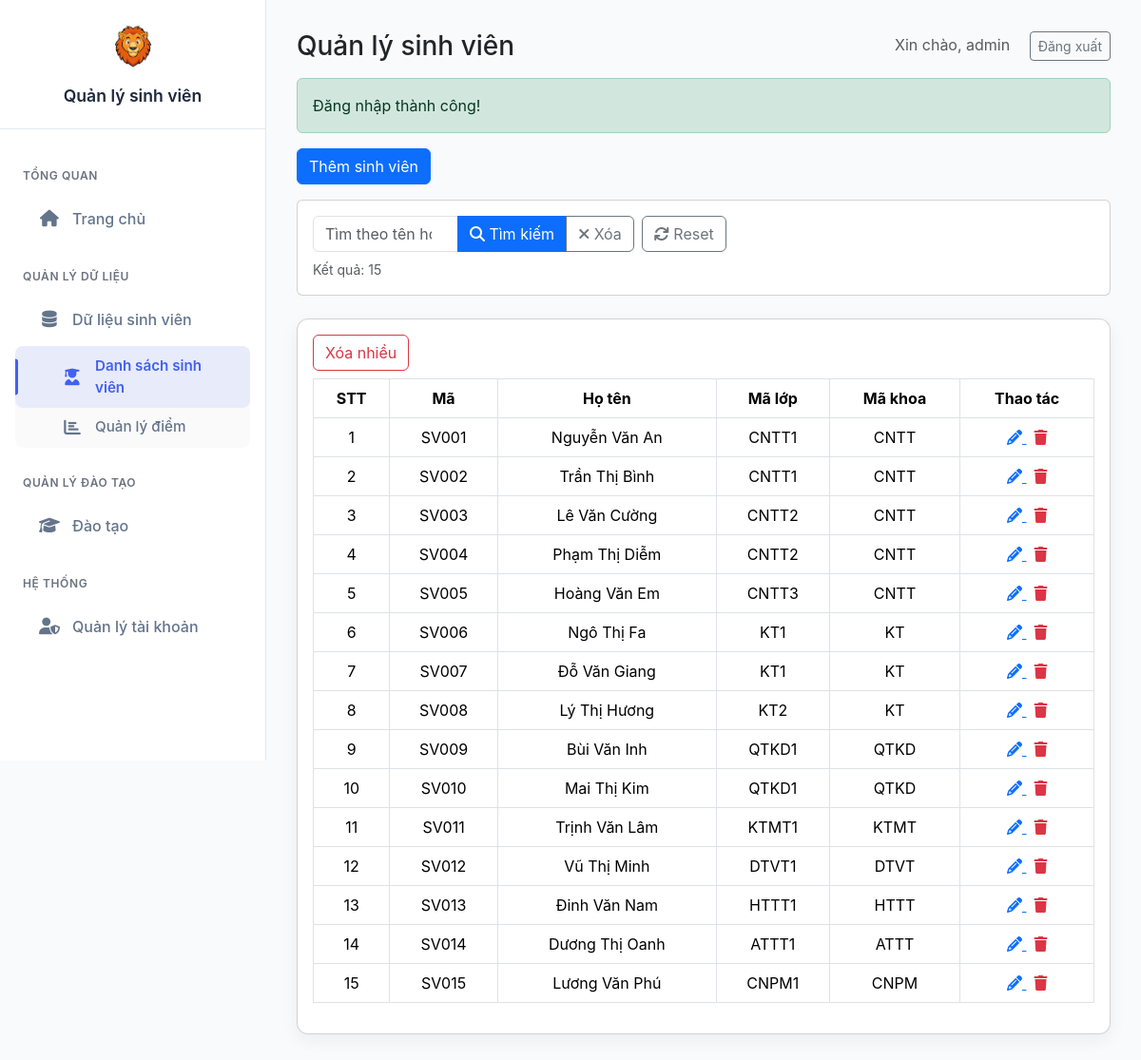
Page /views/student.php (signed in) on the earlier database version.
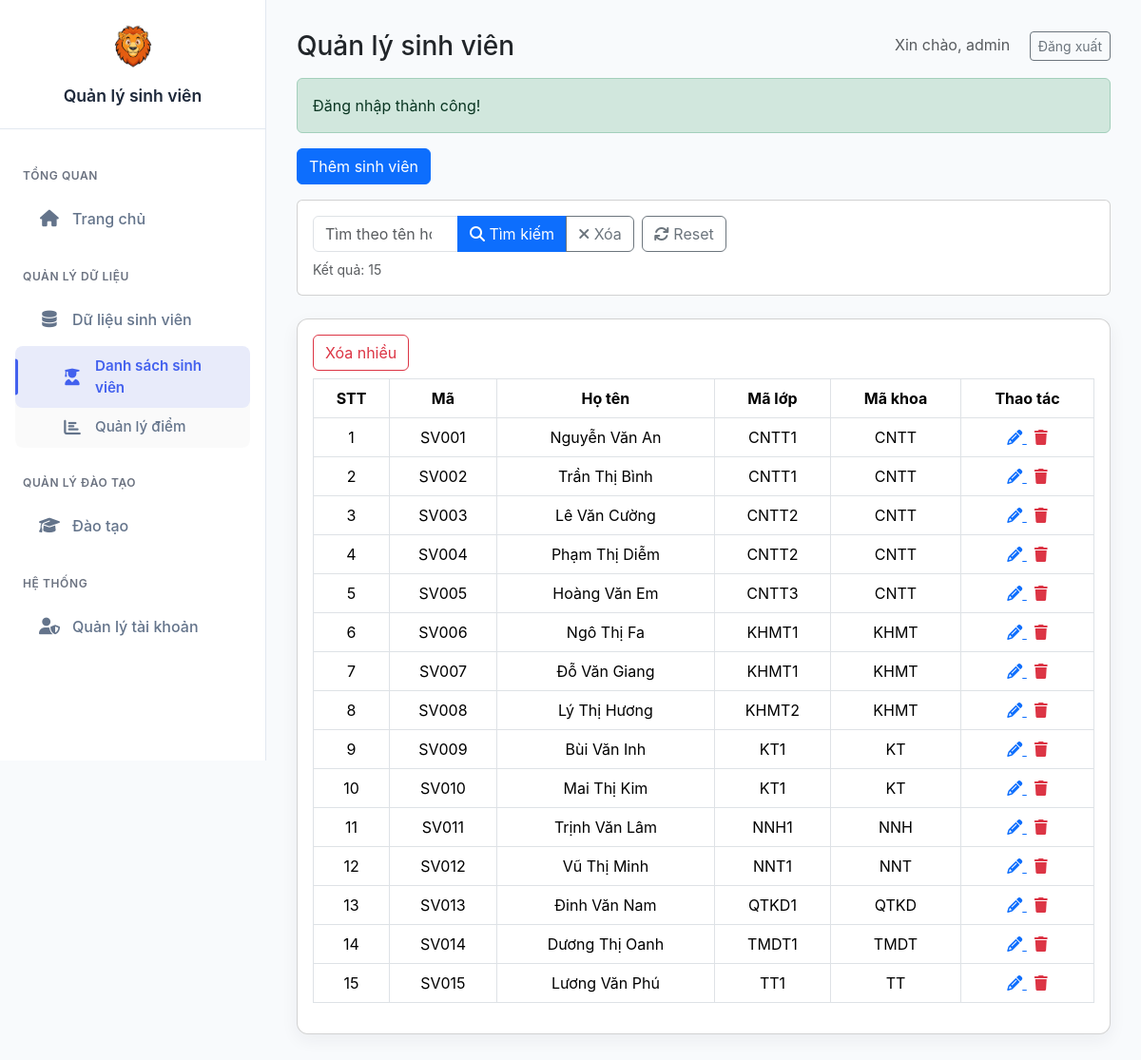
Same page on the later database version.
### tables this page shows
CREATE TABLE `students` (
  `id` int(11) NOT NULL AUTO_INCREMENT,
  `student_code` varchar(20) NOT NULL,
  `full_name` varchar(100) NOT NULL,
  `birth_date` date DEFAULT NULL,
  `phone` varchar(50) DEFAULT NULL,
  `email` varchar(255) DEFAULT NULL,
  `gender` enum('Nam','Nữ') DEFAULT NULL,
  `address` text DEFAULT NULL,
  `class_id` int(11) DEFAULT NULL,
  `department_id` int(11) DEFAULT NULL,
  `user_id` int(11) DEFAULT NULL,
  `created_at` timestamp NOT NULL DEFAULT current_timestamp(),
  `updated_at` timestamp NOT NULL DEFAULT current_timestamp() ON UPDATE current_timestamp(),
  PRIMARY KEY (`id`),
  UNIQUE KEY `student_code` (`student_code`),
  KEY `class_id` (`class_id`),
  KEY `department_id` (`department_id`),
  KEY `user_id` (`user_id`),
  CONSTRAINT `students_ibfk_1` FOREIGN KEY (`class_id`) REFERENCES `classes` (`id`) ON DELETE SET NULL ON UPDATE CASCADE,
  CONSTRAINT `students_ibfk_2` FOREIGN KEY (`department_id`) REFERENCES `departments` (`id`) ON DELETE SET NULL ON UPDATE CASCADE,
  CONSTRAINT `students_ibfk_3` FOREIGN KEY (`user_id`) REFERENCES `users` (`id`) ON DELETE SET NULL ON UPDATE CASCADE
);

CREATE TABLE `classes` (
  `id` int(11) NOT NULL AUTO_INCREMENT,
  `class_code` varchar(20) NOT NULL,
  `class_name` varchar(100) NOT NULL,
  `department_id` int(11) DEFAULT NULL,
  `created_at` timestamp NOT NULL DEFAULT current_timestamp(),
  `updated_at` timestamp NOT NULL DEFAULT current_timestamp() ON UPDATE current_timestamp(),
  PRIMARY KEY (`id`),
  UNIQUE KEY `class_code` (`class_code`),
  KEY `department_id` (`department_id`),
  CONSTRAINT `classes_ibfk_1` FOREIGN KEY (`department_id`) REFERENCES `departments` (`id`) ON DELETE SET NULL ON UPDATE CASCADE
);

CREATE TABLE `departments` (
  `id` int(11) NOT NULL AUTO_INCREMENT,
  `department_code` varchar(20) NOT NULL,
  `department_name` varchar(100) NOT NULL,
  `created_at` timestamp NOT NULL DEFAULT current_timestamp(),
  `updated_at` timestamp NOT NULL DEFAULT current_timestamp() ON UPDATE current_timestamp(),
  PRIMARY KEY (`id`),
  UNIQUE KEY `department_code` (`department_code`)
);

### functions/student_functions.php (called while the page is built, shortened)
<?php
require_once __DIR__ . '/db_connection.php';
function getStudents($search = null)
{
    global $conn;
    $sql = "SELECT s.*, c.class_name, c.class_code, d.department_name, d.department_code, s.phone, s.email FROM students s
        LEFT JOIN classes c ON s.class_id = c.id
        LEFT JOIN departments d ON s.department_id = d.id";
    $params = [];
    $sql .= " ORDER BY s.student_code ASC";
    try {
        $stmt = $conn->prepare($sql);
        $stmt->execute($params);
        return $stmt->fetchAll(PDO::FETCH_ASSOC);
    } catch (PDOException $e) {
        error_log("Database error in getStudents: " . $e->getMessage());
        return [];
    }
}
?>

### views/student.php (the view, shortened to what the changed rows need)
<?php
require_once __DIR__ . '/../functions/student_functions.php';
$search = isset($_GET['q']) ? trim($_GET['q']) : null;
$students = getStudents($search);
?>
<!doctype html>
<html lang="vi">
<head>
    <link href="https://cdn.jsdelivr.net/npm/bootstrap@5.3.3/dist/css/bootstrap.min.css" rel="stylesheet">
    <link href="https://cdnjs.cloudflare.com/ajax/libs/font-awesome/6.4.0/css/all.min.css" rel="stylesheet">
</head>
<body>
    <div class="d-flex">
        <?php include __DIR__ . '/admin_menu.php'; ?>
        <div class="flex-grow-1 dashboard-main">
            <div class="card card-ghost p-3">
                <form id="bulkForm" method="POST" action="../handle/student_process.php">
                    <div class="table-responsive">
                        <table class="table table-bordered" style="text-align: center;">
                            <thead>
                                <tr>
                                    <th>STT</th>
                                    <th>Mã</th>
                                    <th>Họ tên</th>
                                    <th>Mã lớp</th>
                                    <th>Mã khoa</th>
                                    <th>Thao tác</th>
                                </tr>
                            </thead>
                            <tbody>
                                <?php if (count($students) === 0): ?>
                                    <tr><td colspan="7" class="text-center p-4">Không có dữ liệu</td></tr>
                                <?php else: foreach($students as $i => $s): ?>
                                    <tr>
                                            <td><?php echo $i+1; ?></td>
                                    <?php
                                        $code = htmlspecialchars($s['student_code']);
                                        $name = htmlspecialchars($s['full_name']);
                                    ?>
                                    <td><?php echo $code; ?></td>
                                    <td><?php echo $name; ?></td>
                                    <td><?php echo htmlspecialchars($s['class_code'] ?? $s['class_name']); ?></td>
                                    <td><?php echo htmlspecialchars($s['department_code'] ?? $s['department_name']); ?></td>
                                        <td class="table-actions">
                                        <a href="student/edit_student.php?id=<?php echo $s['id']; ?>" class="text-primary" title="Sửa">
                                            <i class="fa fa-pencil" aria-hidden="true"></i>
                                        </a>
                                        <a href="../handle/student_process.php?delete=1&id=<?php echo $s['id']; ?>" class="text-danger ms-2" onclick="return confirm('Xóa sinh viên này?')" title="Xóa">
                                            <i class="fa fa-trash" aria-hidden="true"></i>
                                        </a>
                                        </td>
                                    </tr>
                                <?php endforeach; endif; ?>
                            </tbody>
                        </table>
                    </div>
                </form>
            </div>
        </div>
    </div>
</body>
</html>

Differences in the rows shown:
changed through a linked row, students "SV006": class.class_code "KT1" → "KHMT1"; department.department_code "KT" → "KHMT"
changed through a linked row, students "SV007": class.class_code "KT1" → "KHMT1"; department.department_code "KT" → "KHMT"
changed through a linked row, students "SV008": class.class_code "KT2" → "KHMT2"; department.department_code "KT" → "KHMT"
changed through a linked row, students "SV009": class.class_code "QTKD1" → "KT1"; department.department_code "QTKD" → "KT"
changed through a linked row, students "SV010": class.class_code "QTKD1" → "KT1"; department.department_code "QTKD" → "KT"
changed through a linked row, students "SV011": class.class_code "KTMT1" → "NNH1"; department.department_code "KTMT" → "NNH"
changed through a linked row, students "SV012": class.class_code "DTVT1" → "NNT1"; department.department_code "DTVT" → "NNT"
changed through a linked row, students "SV013": class.class_code "HTTT1" → "QTKD1"; department.department_code "HTTT" → "QTKD"
changed through a linked row, students "SV014": class.class_code "ATTT1" → "TMDT1"; department.department_code "ATTT" → "TMDT"
changed through a linked row, students "SV015": class.class_code "CNPM1" → "TT1"; department.department_code "CNPM" → "TT"
